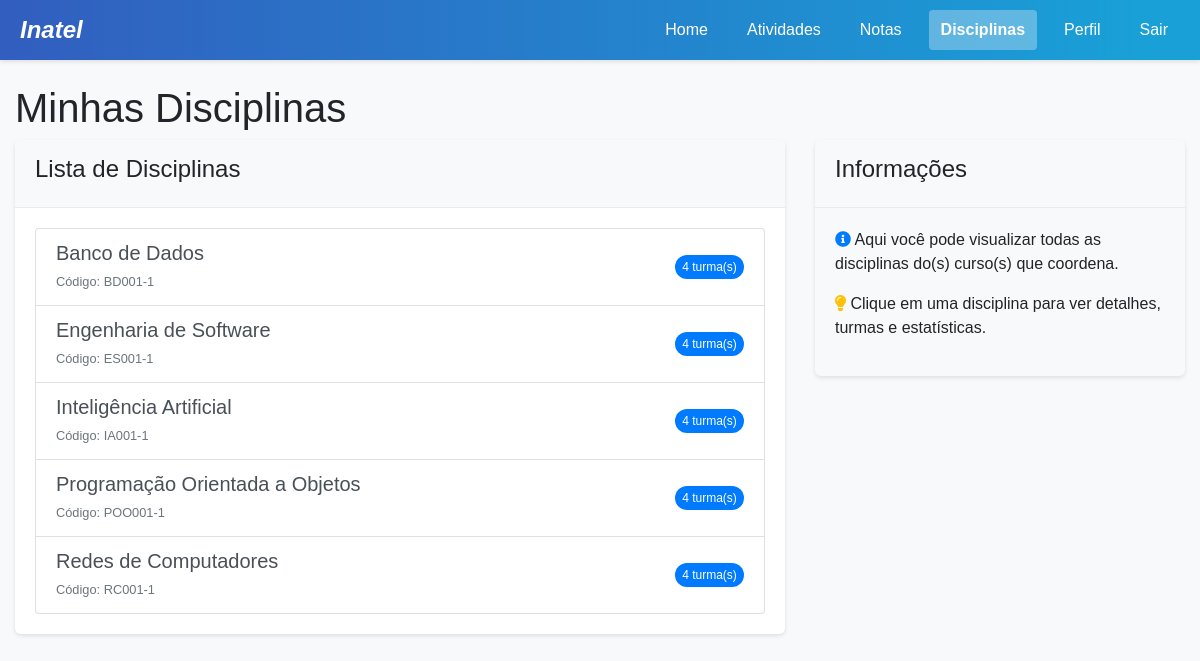
Page /disciplinas/ (signed in) on the earlier database version.
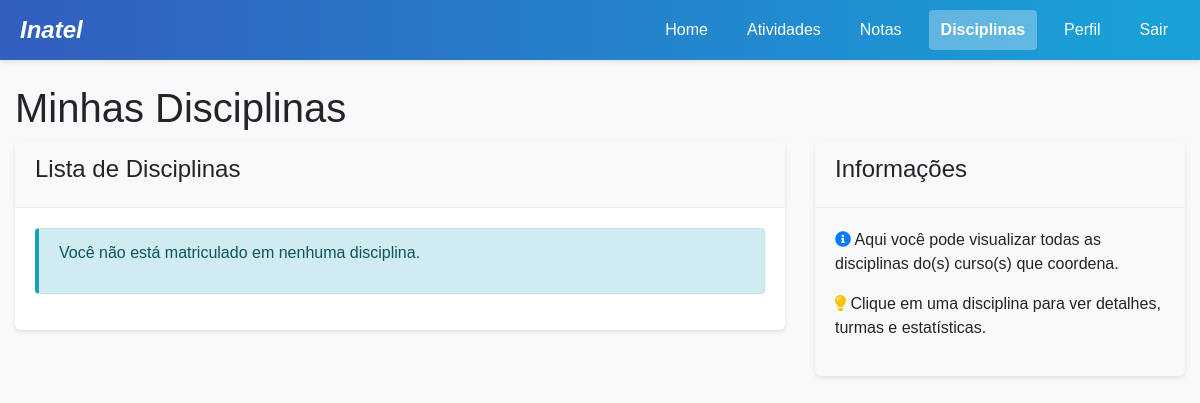
Same page on the later database version.
### project/models.py (models this page shows, shortened)
class Disciplina(models.Model):
    id = models.AutoField(primary_key=True)
    nome = models.CharField(max_length=100)
    codigo = models.CharField(max_length=20)
    curso = models.ForeignKey(Curso, on_delete=models.CASCADE, related_name='disciplinas')

### project/views.py (the view)
    def wrapper(request, *args, **kwargs):
        if 'user_type' not in request.session or 'user_id' not in request.session:
            messages.error(request, "Você precisa estar logado para acessar esta página.")
            return redirect('login')
        user_type = request.session['user_type']
        user_id = request.session['user_id']
        try:
            if user_type == 'aluno':
                Aluno.objects.get(idAluno=user_id)
            elif user_type == 'professor':
                Professor.objects.get(idProfessor=user_id)
            elif user_type == 'coordenador':
                Coordenador.objects.get(id=user_id)
            elif user_type == 'admin':
                from .models import Admin
                Admin.objects.get(id=user_id)
            else:
                messages.error(request, "Tipo de usuário não reconhecido.")
                request.session.flush()
                return redirect('login')
        except Exception:
            messages.error(request, "Sua sessão expirou ou é inválida. Por favor, faça login novamente.")
            request.session.flush()
            return redirect('login')
        return view_func(request, *args, **kwargs)

### project/context_processors.py (called while the page is built)
def user_data(request):
    context = {
        'user_type': request.session.get('user_type'),
        'user_id': request.session.get('user_id'),
        'username': request.session.get('username'),
    }
    if 'user_type' in request.session:
        notificacoes = obter_notificacoes_usuario(request)
        context['notificacoes_nao_lidas'] = notificacoes.filter(lida=False)
        context['notificacoes_count'] = context['notificacoes_nao_lidas'].count()
    return context

### project/utils.py (called while the page is built)
def obter_notificacoes_usuario(request):
    from .models import Notificacao, Aluno, Professor, Coordenador, Admin
    user_type = request.session.get('user_type')
    user_id = request.session.get('user_id')
    if not user_type or not user_id:
        return Notificacao.objects.none()
    if user_type == 'aluno':
        return Notificacao.objects.filter(aluno_id=user_id)
    elif user_type == 'professor':
        return Notificacao.objects.filter(professor_id=user_id)
    elif user_type == 'coordenador':
        return Notificacao.objects.filter(coordenador_id=user_id)
    elif user_type == 'admin':
        return Notificacao.objects.filter(admin_id=user_id)
    return Notificacao.objects.none()

### project/templates/disciplinas.html (shortened to what this page needs)
<!DOCTYPE html>
<html lang="pt-br">
<head>
    {% load static %}
    <link rel="stylesheet" href="https://stackpath.bootstrapcdn.com/bootstrap/4.5.2/css/bootstrap.min.css">
    <link rel="stylesheet" href="{% static 'css/main.css' %}">
    <link rel="stylesheet" href="https://cdnjs.cloudflare.com/ajax/libs/font-awesome/5.15.3/css/all.min.css">
</head>
<body>
    <div class="header">
        <p class="logo"><em>Inatel</em></p>
        <div class="links">
            <a href="{% url 'home' %}">Home</a>
            <a href="{% url 'atividades' %}">Atividades</a>
            <a href="{% url 'notas' %}">Notas</a>
            <a href="{% url 'disciplinas' %}" class="active">Disciplinas</a>
            <a href="{% url 'perfil' %}">Perfil</a>
            <a href="{% url 'logout' %}">Sair</a>
        </div>
    </div>
    <div class="container mt-4">
        <h1>Minhas Disciplinas</h1>
        <div class="row">
            <div class="col-md-8">
                <div class="card">
                    <div class="card-header">
                        <h4>Lista de Disciplinas</h4>
                    </div>
                    <div class="card-body">
                        {% if disciplinas %}
                            <div class="list-group">
                                {% for disciplina in disciplinas %}
                                    <a href="{% url 'disciplina_detalhe' disciplina.id %}" class="list-group-item list-group-item-action d-flex justify-content-between align-items-center">
                                        <div>
                                            <h5 class="mb-1">{{ disciplina.nome }}</h5>
                                            <small class="text-muted">Código: {{ disciplina.codigo }}</small>
                                        </div>
                                        <div>
                                            <span class="badge badge-primary badge-pill">{{ disciplina.turmas.count }} turma(s)</span>
                                        </div>
                                    </a>
                                {% endfor %}
                            </div>
                        {% else %}
                            <div class="alert alert-info">
                                <p>Você não está matriculado em nenhuma disciplina.</p>
                            </div>
                        {% endif %}
                    </div>
                </div>
            </div>
            <div class="col-md-4">
                <div class="card bg-light">
                    <div class="card-header">
                        <h4>Informações</h4>
                    </div>
                    <div class="card-body">
                        {% if user_type == 'aluno' %}
                            <p>
                                <i class="fas fa-info-circle text-primary"></i>
                                Aqui você pode visualizar todas as disciplinas em que está matriculado.
                            </p>
                            <p>
                                <i class="fas fa-lightbulb text-warning"></i>
                                Clique em uma disciplina para ver detalhes e atividades.
                            </p>
                        {% elif user_type == 'coordenador' %}
                            <p>
                                <i class="fas fa-info-circle text-primary"></i>
                                Aqui você pode visualizar todas as disciplinas do(s) curso(s) que coordena.
                            </p>
                            <p>
                                <i class="fas fa-lightbulb text-warning"></i>
                                Clique em uma disciplina para ver detalhes, turmas e estatísticas.
                            </p>
                        {% endif %}
                    </div>
                </div>
            </div>
        </div>
    </div>
</body>
</html>

Differences in the rows shown:
removed Disciplina: nome "Banco de Dados", codigo "BD001-1", turmas.count "4"
removed Disciplina: nome "Engenharia de Software", codigo "ES001-1", turmas.count "4"
removed Disciplina: nome "Inteligência Artificial", codigo "IA001-1", turmas.count "4"
no longer on this page (row edited): Disciplina: nome "Programação Orientada a Objetos", codigo "POO001-1", turmas.count "4"
removed Disciplina: nome "Redes de Computadores", codigo "RC001-1", turmas.count "4"
Other differences:
text now shown: "Você não está matriculado em nenhuma disciplina."
